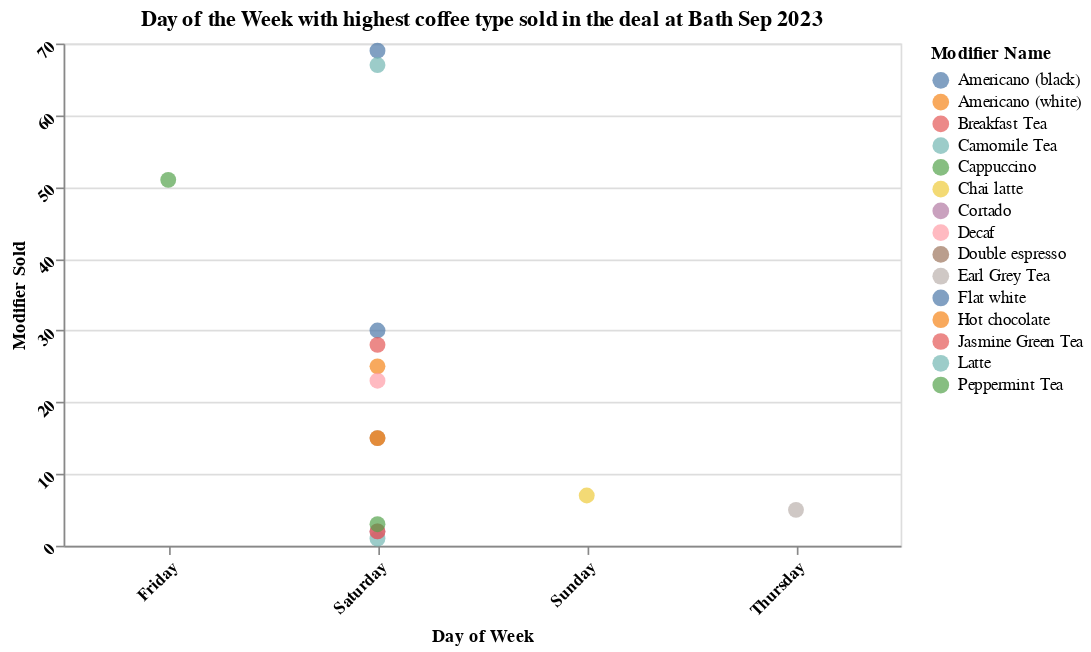

Source (notebook cell):
### Code cell
# Create a scatter plot using Altair
chart = alt.Chart(best_days).mark_circle(size=90).encode(
    x=alt.X('Day of Week:N', title='Day of Week',axis=alt.Axis(labelFontWeight='bold',labelAngle=-45)),
    y=alt.Y('Modifier Sold:Q', title='Modifier Sold',axis=alt.Axis(labelFontWeight='bold',labelAngle=-45)),
    color=alt.Color('Modifier Name:N', title='Modifier Name'),
    tooltip=['Day of Week', 'Modifier Name', 'Modifier Sold']
).properties(
    width = 500,
    title='Day of the Week with highest coffee type sold in the deal at Bath Sep 2023'
)

# Show the chart
chart

### Figure 1 — Vega-Lite specification as saved in the notebook (floating-point values rounded to 4 significant figures)
{"config": {"view": {"continuousWidth": 300, "continuousHeight": 300}}, "data": {"name": "data-a7f1a6bbe48bf32640ee8081fa4f8429"}, "mark": {"type": "circle", "size": 90}, "encoding": {"color": {"field": "Modifier Name", "title": "Modifier Name", "type": "nominal"}, "tooltip": [{"field": "Day of Week", "type": "nominal"}, {"field": "Modifier Name", "type": "nominal"}, {"field": "Modifier Sold", "type": "quantitative"}], "x": {"axis": {"labelAngle": -45, "labelFontWeight": "bold"}, "field": "Day of Week", "title": "Day of Week", "type": "nominal"}, "y": {"axis": {"labelAngle": -45, "labelFontWeight": "bold"}, "field": "Modifier Sold", "title": "Modifier Sold", "type": "quantitative"}}, "title": "Day of the Week with highest coffee type sold in the deal at Bath Sep 2023", "width": 500, "$schema": "https://vega.github.io/schema/vega-lite/v5.8.0.json", "datasets": {"data-a7f1a6bbe48bf32640ee8081fa4f8429": [{"Day of Week": "Saturday", "Modifier Name": "Americano (black)", "Modifier Sold": 30.0}, {"Day of Week": "Saturday", "Modifier Name": "Americano (white)", "Modifier Sold": 25.0}, {"Day of Week": "Saturday", "Modifier Name": "Breakfast Tea", "Modifier Sold": 28.0}, {"Day of Week": "Saturday", "Modifier Name": "Camomile Tea", "Modifier Sold": 1.0}, {"Day of Week": "Friday", "Modifier Name": "Cappuccino", "Modifier Sold": 51.0}, {"Day of Week": "Sunday", "Modifier Name": "Chai latte", "Modifier Sold": 7.0}, {"Day of Week": "Saturday", "Modifier Name": "Cortado", "Modifier Sold": 2.0}, {"Day of Week": "Saturday", "Modifier Name": "Decaf", "Modifier Sold": 23.0}, {"Day of Week": "Saturday", "Modifier Name": "Double espresso", "Modifier Sold": 15.0}, {"Day of Week": "Thursday", "Modifier Name": "Earl Grey Tea", "Modifier Sold": 5.0}, {"Day of Week": "Saturday", "Modifier Name": "Flat white", "Modifier Sold": 69.0}, {"Day of Week": "Saturday", "Modifier Name": "Hot chocolate", "Modifier Sold": 15.0}, {"Day of Week": "Saturday", "Modifier Name": "Jasmine Green Tea", "Modifier Sold": 2.0}, {"Day of Week": "Saturday", "Modifier Name": "Latte", "Modifier Sold": 67.0}, {"Day of Week": "Saturday", "Modifier Name": "Peppermint Tea", "Modifier Sold": 3.0}]}}
